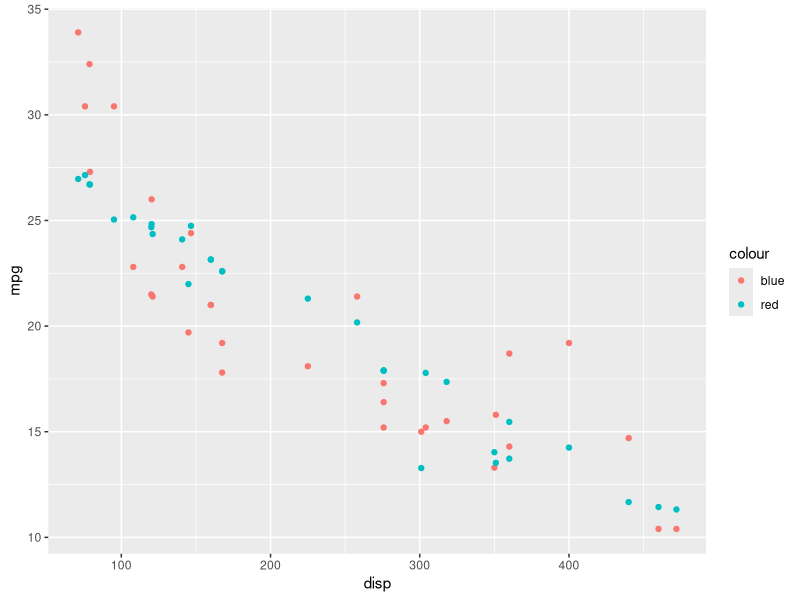

Write the R code that produced this figure. (Note: this script raises an error after producing the figure.)
library(MASS)
library(caret)
library(dplyr)
library(mlbench)
library(caTools)
library(RANN)

#Calculate RMSE for model fit with same data
model <- lm(formula = mpg ~ cbind(cyl,hp,gear), data = mtcars)
predicted_mpg <- predict(model, newdata =  mtcars)
predicted_mpg
error <- predicted_mpg - mtcars$mpg
rmse <- sqrt(mean(error^2))
rmse

#Calculate RMSE for model fit with separated training and testing data
model2 <- lm(formula = mpg ~ cbind(hp,gear), data = mtcars[1:20,])
predicted_mpg2 <- predict(model, newdata = mtcars[21:30,])
error2 <- predicted_mpg2 - mtcars[21:30,]$mpg
rmse2 <- sqrt(mean(error2^2))
rmse2

#random arrange the dataset to prepare for train/test split
set.seed(50)
rows <- sample(nrow(mtcars)) #create random row index
mtcars <- mtcars[rows,]

#create 80/20 train/test set
split <- round(nrow(mtcars)*0.8)
train_set <- mtcars[1:split,]
test_set <- mtcars[(split+1):nrow(mtcars),]

#training on train data, test on test data
model3 <- lm(formula = mpg ~ cbind(disp,hp),data = train_set)
predicted_mpg3 <- predict(model3, newdata = test_set)
error3 <- predicted_mpg3 - test_set$mpg
rmse3 <- sqrt(mean(error3^2))
rmse3

#Cross - validation with caret package
model4 <- train(mpg ~ cbind(disp,hp), mtcars, method = "lm",trControl = trainControl(method = "cv", number = 10,verboseIter = TRUE)) #Single cross validation
model4
model5 <- train(mpg ~ cbind(disp,hp), mtcars, method = "lm",trControl = trainControl(method = "cv", number = 10,repeats = 5,verboseIter = TRUE)) #Multiple cross validation
model5
predict(model4, mtcars)
b <- predict(model5, mtcars)
mtcars <- mutate(mtcars,predicted_mpg = b)
ggplot(data = mtcars,aes(x=disp,y=mpg))+geom_point(aes(color = "blue")) + geom_point(data = mtcars,aes(x=disp,y=predicted_mpg,color = "red"))

#Logistic Regression
data(Sonar)
rows <- sample(nrow(Sonar))
Sonar <- Sonar[rows,]
split <- round(nrow(Sonar)*0.6)
train <- Sonar[1:split,]
test <- Sonar[(split+1):nrow(Sonar),]

model <- glm(formula = Class ~. ,family = "binomial", data = train)
p <- predict(model, newdata = test, type = "response") #p is a numeric vector, showing probability of class
p_class <- ifelse(p > 0.5, "M","R")
confusionMatrix(p_class,test$Class)

#Choosing the threshold to classify p shall change the confusion matrix and overall accuracy
p_class2 <- ifelse(p > 0.8, "M","R")
confusionMatrix(p_class2,test$Class)

#ROC curve to find the threshold
colAUC(p,test$Class, plotROC = TRUE)

#Random forest with mtry selected by machine
set.seed(42)
model <- train(Class ~.,tuneLength = 5,data = Sonar, method = "ranger",trControl = trainControl(method = "cv", number = 5, verboseIter = TRUE))
plot(model)
predicted_class <- predict(model,newData = Sonar)
predicted_is_correct <- predicted_class == Sonar$Class
predicted_is_correct

#Random forest with mtry selected by hand
set.seed(42)
model <- train(Class ~.,tuneGrid = data.frame(mtry = c(2,3,4,5,6,7,10,14)),data = Sonar, method = "ranger",trControl = trainControl(method = "cv", number = 5, verboseIter = TRUE))
print(model)
plot(model)

#Compare classification by random forest & logistic regression
random_forest_model <- train(Class ~., tuneLength = 10, data = Sonar, method = "ranger", trControl = trainControl(method="cv",number = 5,verboseIter = TRUE))
logistic_reg_model <- train(Class~. , data = Sonar, method = "glm", family = "binomial", trControl = trainControl(method = "cv", number = 5, verboseIter = TRUE))
print(random_forest_model)
print(logistic_reg_model)
predicted_class_by_rf <- predict(random_forest_model,newData = Sonar)
predicted_class_by_lg <- predict(logistic_reg_model,newData = Sonar)
predicted_class_by_rf_true <- predicted_class_by_rf == Sonar$Class
predicted_class_by_lg_true <- predicted_class_by_lg == Sonar$Class
predicted_class_by_rf_true
predicted_class_by_lg_true


#Preprocess data before training
#Median imputation: replace NA with the median values automatically
set.seed(42)
mtcars[sample(1:nrow(mtcars),10),"hp"] <- NA #Add some NA in the hp col of mtcars
train_col <- mtcars[,c("disp","hp")]
output_col <- mtcars[,"mpg"]
model <- train(x=train_col,y=output_col,method = "lm",preProcess = "medianImpute")
predicted <- predict(model,newData = mtcars)
predicted

#kNN imputation: median imputation is not good if the NA data is with pattern, not randomly. For example: small disp cars do not report hp
set.seed(42)
mtcars[mtcars$disp < 140,"hp"] <- NA
train_col <- mtcars[,c("disp","hp")]
output_col <- mtcars[,"mpg"]
model2 <- train(x=train_col,y=output_col,method = "glm",preProcess = "knnImpute")
model3 <- train(x=train_col,y=output_col,method = "glm",preProcess = "medianImpute")
print(min(model2$result$RMSE))
print(min(model3$result$RMSE))

#Multiple preprocess
set.seed(42)
mtcars[mtcars$disp < 140,"hp"] <- NA
train_col <- mtcars[,c("disp","hp")]
output_col <- mtcars[,"mpg"]
model4 <- train(x=train_col,y=output_col,method = "glm",preProcess = c("medianImpute","center","scale"))
print(min(model4$result$RMSE))

#Remove contant colum (var = 0) or nearly non variate colum (var ~ 0)
set.seed(42)
mtcars[mtcars$disp < 140,"hp"] <- NA
mtcars$constant <- rep(1,times = nrow(mtcars))
train_col <- mtcars[,c("disp","hp","constant")]
output_col <- mtcars[,"mpg"]
model5 <- train(x=train_col,y=output_col,method = "glm",preProcess = c("medianImpute","center","scale"))
model6 <- train(x=train_col,y=output_col,method = "glm",preProcess = c("nzv","zv","medianImpute","center","scale"))
print(model5)
print(model6)

#Using PCA: keep nearly non variate columns, but combine them 
set.seed(42)
mtcars[mtcars$disp < 140,"hp"] <- NA
mtcars$constant <- rep(1,times = nrow(mtcars))
train_col <- mtcars[,c("disp","hp","constant")]
output_col <- mtcars[,"mpg"]
model7 <- train(x=train_col,y=output_col,method = "glm",preProcess = c("zv","medianImpute","center","scale","pca"))
print(model7)

#Case study
# Create custom indices: myFolds
myFolds <- createFolds(mtcars$mpg, k = 5)

myControl <- trainControl(
  summaryFunction = twoClassSummary,
  classProbs = TRUE, # IMPORTANT!
  verboseIter = TRUE,
  savePredictions = TRUE,
  index = myFolds
)

model_glmnet <- train(
  x = mtcars[,c("disp","hp")], y = mtcars$mpg,
  metric = "ROC",
  method = "glmnet",
  trControl = myControl
)

model_rf <- train(
  x = mtcars[,c("disp","hp")], y = mtcars$mpg,
  metric = "ROC",
  method = "ranger",
  trControl = myControl
)

model_list <- list(item1 = model_glmnet, item2 = model_rf)
resamples <- resamples(model_list)
summary(resamples)
